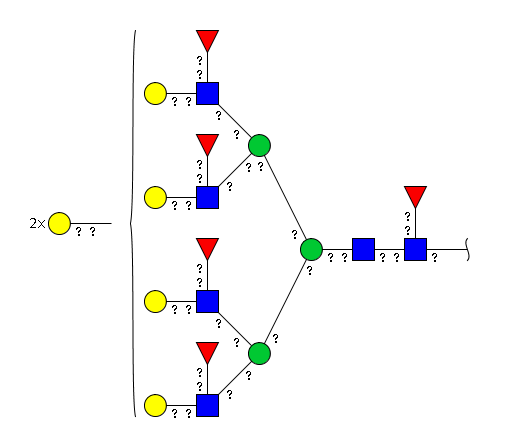
#> input picture old/build10082019/2.png, 508 x 446 px
$ python working.py
#> lines starting #> are read from the running program, lines starting #| are printed output that depends on the picture; after the words box and inside, x2 and y2 are one past the last pixel; in counts of white or black regions, pixels touching at a corner belong together
### old/build10082019/colorshape.py
from PIL import Image
import matplotlib.pyplot as plt
import numpy as np
import time
from functools import reduce
import sys
import cv2


# [14 lines of commented-out code are left out]


# [80 lines left out: functions threshold, compareImage, findcolor, findcolor2, not called in this run]


def findcolorshape(image):
    h, w = 22, 22
    testcirlce = Image.open('glycanshape/circleShape2.png')
    testsquare = Image.open('glycanshape/squareShape.png')
    testdiamond = Image.open('glycanshape/diamondShape2.png')
    testtriangle = Image.open('glycanshape/triangleShape.png')
    testtriangleup = Image.open('glycanshape/triangleupShape.png')
    testtriangleup = testtriangleup.resize((22, 22))
    testtriangle = testtriangle.resize((22, 22))
    testdiamond = testdiamond.resize((22, 22))
    testsquare = testsquare.resize((22, 22))
    testcirlce = testcirlce.resize((22, 22))

    i = image
    # print('file:', path)
    # i.show()
    i = i.resize((h, w))
    iarray = np.array(i)
    color = findcolor2(iarray)

    iarray = threshold(iarray)

    shape = ['Circle', 'Square', 'Diamond', 'Triangle', 'TriangleUp']
    shapechance = [compareImage(iarray, np.array(testcirlce)), compareImage(iarray, np.array(testsquare)),
                   compareImage(iarray, np.array(testdiamond)), compareImage(iarray, np.array(testtriangle)),
                   compareImage(iarray, np.array(testtriangleup))]
    i = shapechance.index(max(shapechance))
    # print(shape[i])
    return color, shape[i]

'''
image = Image.open('glycanshape/greencircleneedcheck.png')
# image.show()
color, shape = findcolorshape(image)
findcolor2(np.array(image))
# image = image.resize((22,22))
image = threshold(np.array(image))
image = Image.fromarray(image)
# image.save('glycanshape/circleShape2.png')
print(color, shape)
'''

### old/build10082019/working.py
import cv2
import numpy as np
import colorshape
import sys
from PIL import Image

print('Please Load image:')
path = '2.png'

class Glycan: # create family for each glycan
    x,y,w,h = 0,0,0,0
    contour = np.ndarray
    color = ''
    shape = ''
    child = []


def threshold(imageArray):
    newAr = imageArray
    for eachRow in newAr:
        for eachPix in eachRow:
            # if reduce(lambda x, y: x + y, eachPix[:3]) / 3 > balance:
            if sum(eachPix[:3]) / 3 > 200 or sum(eachPix[:3]) / 3 < 60:
                eachPix[0], eachPix[1], eachPix[2] = 255, 255, 255

    for eachRow in newAr:
        for eachPix in eachRow:
            # if reduce(lambda x, y: x + y, eachPix[:3]) / 3 > balance:
            if sum(eachPix[:3]) / 3 > 200:
                eachPix[0], eachPix[1], eachPix[2] = 255, 255, 255
            else:
                eachPix[0], eachPix[1], eachPix[2] = 0, 0, 0
    #cv2.imshow("newAR",newAr)
    return newAr


def findroot(image):

    img = image.copy()
    root = cv2.imread('glycanshape/root.png')
    h,w,unknown1 = root.shape[:]
    #print(w, h,unknown1)
    method = eval('cv2.TM_CCOEFF') #['cv2.TM_CCOEFF', 'cv2.TM_CCOEFF_NORMED', 'cv2.TM_CCORR','cv2.TM_CCORR_NORMED', 'cv2.TM_SQDIFF', 'cv2.TM_SQDIFF_NORMED']
    # Apply template Matching
    res = cv2.matchTemplate(img, root, method)
    min_val, max_val, min_loc, max_loc = cv2.minMaxLoc(res)
    #print(min_val, max_val, min_loc, max_loc)
    bottom_right = (max_loc[0] + w, max_loc[1] + h)

    cv2.rectangle(img, max_loc, bottom_right, (255, 0, 255), 1)
    cv2.putText(img, 'Root', (max_loc[0]-10,max_loc[1]-5), cv2.FONT_HERSHEY_SIMPLEX, 0.3, (255, 0, 0), 1,
                cv2.LINE_AA)
    return img

def findalllinks(image):
    string = '2346aBq'
    for c in string:
        image = findlinks(image,c)
    return image

def findlinks(image,path):
    img_rgb = image.copy()
    img_gray = cv2.cvtColor(img_rgb, cv2.COLOR_BGR2GRAY)
    template = cv2.imread(f'glycanshape/{path}.png', 0)
    h,w = template.shape[:]

    res = cv2.matchTemplate(img_gray, template, cv2.TM_CCOEFF_NORMED)
    threshold = 0.8
    loc = np.where(res >= threshold)
    for pt in zip(*loc[::-1]):
        cv2.rectangle(img_rgb, pt, (pt[0] + w, pt[1] + h), (0, 255, 0), 1)
        cv2.putText(img_rgb, path, (pt[0], pt[1] + 2*h-2), cv2.FONT_HERSHEY_SIMPLEX, 0.3, (0, 255, 0), 1,
                    cv2.LINE_AA)
    cv2.imwrite('res.png', img_rgb)
    return img_rgb
# Let's load a simple image with 3 black squares
image = cv2.imread(path)
#> image is the input picture: shape (446, 508, 3); mean B, G, R 247.2, 246.9, 247.2
orgimage = Image.open(path)
orgimage2 = image.copy()
cv2.imshow('Input', image)
cv2.waitKey(0)
print('Processing Image......')
threshold(image)
#> after the loop in threshold, `for eachRow in newAr:`: eachPix = [255, 255, 255]
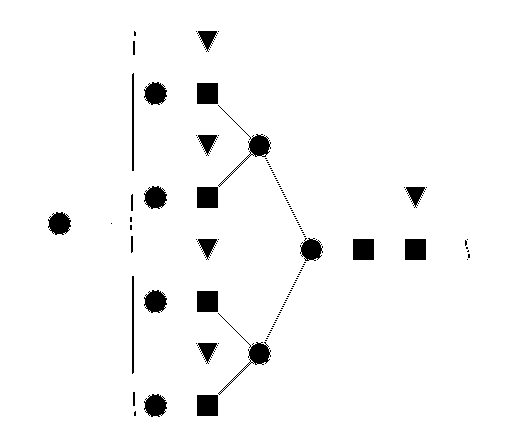
#> image: shape (446, 508, 3); 96.6% white; 126 black regions (101 under 20 px), largest, box (x1, y1, x2, y2) and area: (218, 105, 271, 187) 470, (218, 313, 271, 395) 470, (197, 83, 218, 104) 441
cv2.imshow('Applied Threshold',image)
cv2.waitKey(0)

#print(type(threshold(image)))


image = cv2.GaussianBlur(image, (9,9), 0)
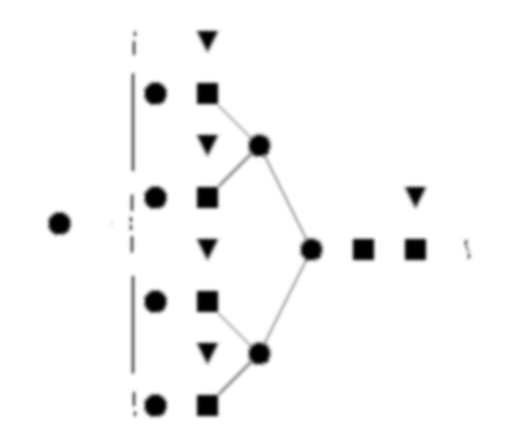
#> image: shape (446, 508, 3); min 0, max 255, mean 246.3
#cv2.imshow("blurry",image)
# Grayscale
gray = cv2.cvtColor(image, cv2.COLOR_BGR2GRAY)

# Find Canny edges
edged = cv2.Canny(image, 100, 200)
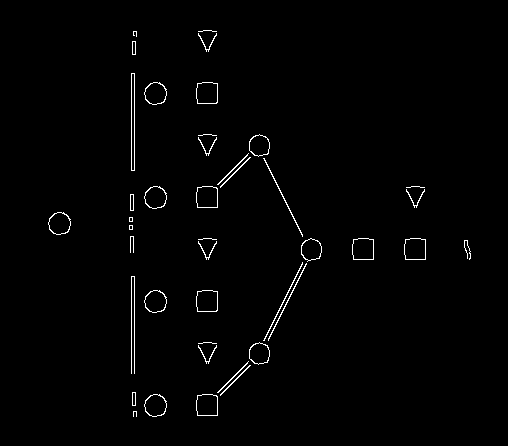
#> edged: shape (446, 508); 1.2% white in thin lines or dots, all inside (x1, y1, x2, y2) = (48, 30, 471, 417)

print('Successful.')
cv2.waitKey(0)

# Finding Contours
# Use a copy of the image e.g. edged.copy()
# since findContours alters the image
contours1, hierarchy = cv2.findContours(edged,
                                       cv2.RETR_EXTERNAL, cv2.CHAIN_APPROX_NONE)
#> contours1 = 42 contours, 17 with area under 20; largest, box (x1, y1, x2, y2) and area: (404, 238, 426, 260) 422, (352, 238, 374, 260) 422, (196, 394, 218, 416) 422, (196, 290, 218, 312) 422, (196, 186, 218, 208) 422
contours = []

for contour in contours1:
    #print(type(contour))
    area = cv2.contourArea(contour)
#> area = 1
    x, y, w, h = cv2.boundingRect(contour)
#> x = 133; y = 411; w = 4; h = 6
    rect_area = w * h
#> rect_area = 24
    extent = float(area) / rect_area
#> extent = 0.0417
    #print(area)
    if w >6 and h >6 and area >15 and extent>0.04:
        contours.append(contour)
        cv2.rectangle(orgimage2, (x, y), (x + w, y + h), (0, 0, 255), 1)
        im1 = orgimage.crop((x, y, x+w, y+h))
#> (the run stopped early here; a loop or call above may not have finished)
